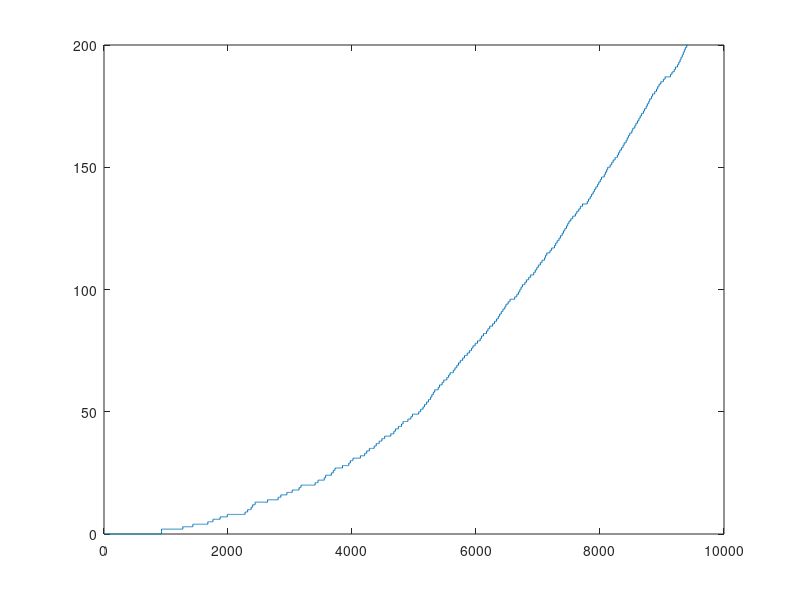

MATLAB code to generate this figure:
alpha  = 0.5;
epsilon = 0.1;
f = 0;
for k = 1:7
    q(k,:) = {[0,0,0,0],[0,0,0,0],[0,0,0,0],[0,0,0,0],[0,0,0,0],[0,0,0,0],[0,0,0,0],[0,0,0,0],[0,0,0,0],[0,0,0,0]};
end
time_step = [];
d = {[0,-1],[-1,0],[0,1],[1,0]};
w = zeros(7,10);
tim = [];
for h = 1:10
    for g = 1:7
        if h ==4 || h==5 || h==6 || h==9
            w(g,h) = -1;
        elseif h==7 || h==8 
            w(g,h) = -2;
        end
    end
end
%w(2,7) = 1;
%w(2,8) = 1;
c = 0;
while c<200
    count = 0;
    s1 = 4;
    s2 = 1;
    r = 0;
    if rand()<=(1-epsilon)
        [G,I] = max(q{4,1});
        m = find(q{4,1}==G);
        e = randi(length(m));
        a = m(e);
    else
        a = randi(4);
    end
    while true
        r = -1;
        if s1+d{1,a}(1)>0 && s2+d{1,a}(2)>0 && s1+d{1,a}(1)<=7 && s2+d{1,a}(2)<=10
            if s1+d{1,a}(1)+w(s1,s2)>0 && s1+d{1,a}(1)+w(s1,s2)<=7 
                ns1 = s1+d{1,a}(1)+w(s1,s2);
                ns2 = s2+d{1,a}(2);
            elseif s1+d{1,a}(1)+w(s1,s2)+1>0 && w(s1,s2)==2
                ns1 = s1+d{1,a}(1)+w(s1,s2)+1;
                ns2 = s2+d{1,a}(2);
            else    
                ns1 = s1+d{1,a}(1);
                ns2 = s2+d{1,a}(2);
            end
        else
            ns1 = s1;
            ns2 = s2;
        end
        
        if rand()<=1-epsilon
            [ma,O] = max(q{ns1,ns2});
            sm = find(q{ns1,ns2}==ma);
            a1 = randi(length(sm));
            na = sm(a1);
        else
            na = randi(4);
        end
        q{s1,s2}(a) = q{s1,s2}(a) + alpha*(r + q{ns1,ns2}(na) - q{s1,s2}(a));
        s1 = ns1;
        s2 = ns2;
        a = na;
        count = count + 1;
        f = f+1;
        if s1 == 4 && s2 == 8
            break;
        end
    end
    c = c + 1;
    if c==1
        time_step = [zeros(1,count-1), c];
    else
        time_step = [time_step, ones(1,count)*c];
    end
    
end
figure;
tim = 1:length(time_step);
plot(tim,time_step);
    
    

        
   

    
    
            
            
        
        
        
        
            
